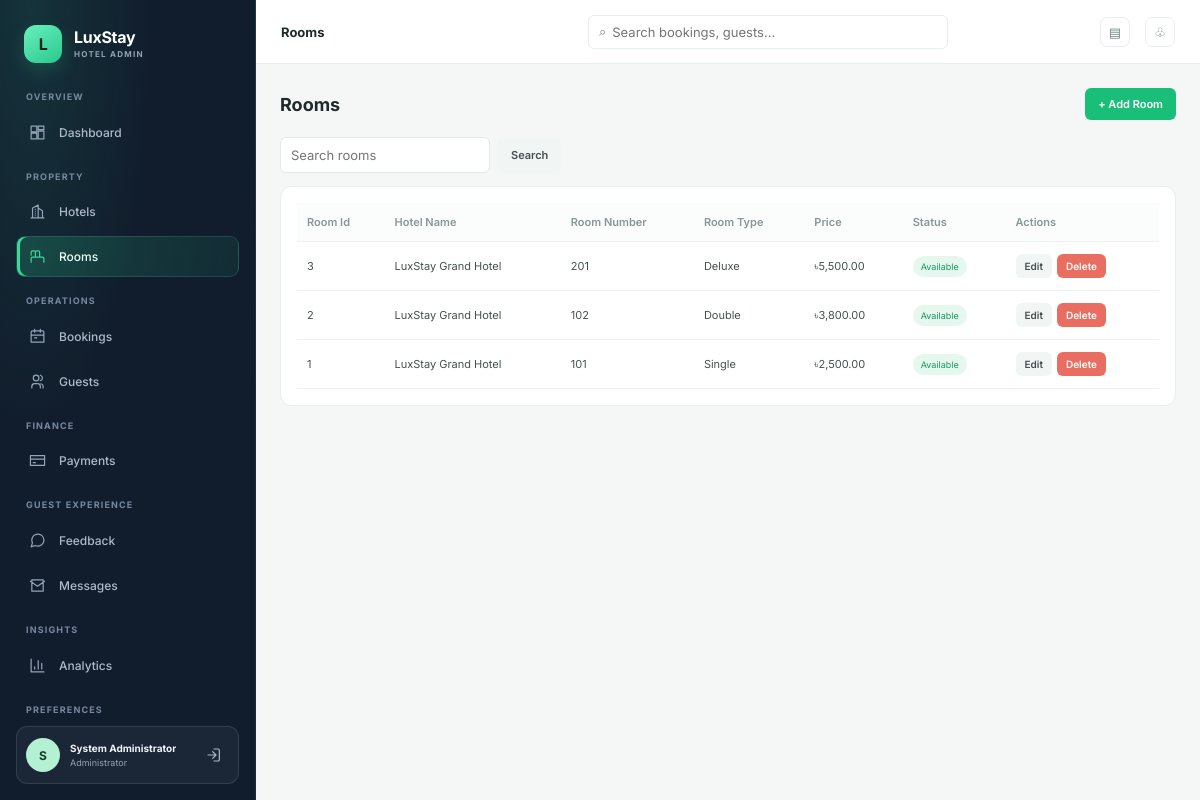
Screenshot of /admin/rooms.php (signed in) with the database file from the repository.
### tables this page shows
CREATE TABLE IF NOT EXISTS room (
 room_id INT UNSIGNED AUTO_INCREMENT PRIMARY KEY, hotel_id INT UNSIGNED NOT NULL,
 room_number VARCHAR(20) NOT NULL, room_type VARCHAR(80) NOT NULL, room_description TEXT,
 price DECIMAL(10,2) NOT NULL, status ENUM('available','occupied','maintenance','inactive') NOT NULL DEFAULT 'available',
 created_at TIMESTAMP DEFAULT CURRENT_TIMESTAMP, UNIQUE KEY uq_room_hotel_number(hotel_id,room_number),
 CONSTRAINT fk_room_hotel FOREIGN KEY(hotel_id) REFERENCES hotel(hotel_id) ON UPDATE CASCADE ON DELETE CASCADE,
 CONSTRAINT chk_room_price CHECK(price>=0), INDEX idx_room_hotel_status(hotel_id,status)
);

CREATE TABLE IF NOT EXISTS hotel (
 hotel_id INT UNSIGNED AUTO_INCREMENT PRIMARY KEY, admin_id INT UNSIGNED NOT NULL,
 hotel_name VARCHAR(150) NOT NULL, hotel_address VARCHAR(255) NOT NULL, hotel_type VARCHAR(80) NOT NULL,
 created_at TIMESTAMP DEFAULT CURRENT_TIMESTAMP,
 CONSTRAINT fk_hotel_admin FOREIGN KEY(admin_id) REFERENCES admin(admin_id) ON UPDATE CASCADE ON DELETE RESTRICT,
 INDEX idx_hotel_admin(admin_id)
);

### admin/rooms.php (called while the page is built)
<?php $resource="rooms"; require __DIR__."/_crud.php"; ?>

### admin/_crud.php (the view, shortened to what this page needs)
<?php
require_once __DIR__ . '/../config/database.php';
require_once __DIR__ . '/../includes/functions.php';
$dropdown_types = ['hotel', 'user', 'room', 'room_status', 'booking_status',
                   'booking_type', 'payment_status', 'payment_method'];
$page = basename($_SERVER['SCRIPT_NAME'], '.php');
$config = $pages[$page];
$pk = $config['pk'];
$action = $_GET['action'] ?? 'list';
$id = (int)($_GET['id'] ?? 0);
$row = [];
admin_header($config['title'], $page);
?>
<div class="page-head">
    <h2><?= e($config['title']) ?></h2>
    <?php if ($action === 'list' && in_array($page, ['hotels', 'rooms', 'bookings'], true)): ?>
        <a class="btn" href="?action=new">+ Add <?= e(rtrim($config['title'], 's')) ?></a>
    <?php else: ?>
        <a class="btn secondary" href="<?= $page ?>.php">← Back to list</a>
    <?php endif; ?>
</div>
<?php if ($action === 'new' || $action === 'edit'): ?>
    <div class="panel">
        <form method="post">
            <?= csrf_field() ?>
            <input type="hidden" name="do" value="save">
            <input type="hidden" name="id" value="<?= $id ?>">
            <div class="form-grid">
                <?php foreach ($config['fields'] as $name => $field): ?>
                    <?php
                    $label = $field[0];
                    $type = $field[1];
                    $required = $field[2] ? 'required' : '';
                    $value = $row[$name] ?? '';
                    ?>
                    <div class="form-group">
                        <label><?= e($label) ?></label>
                        <?php if (in_array($type, $dropdown_types, true)): ?>
                            <select name="<?= e($name) ?>" <?= $required ?>>
                                <option value="">Select…</option>
                                <?php foreach (get_options($pdo, $type) as $option): ?>
                                    <option value="<?= e($option['id']) ?>"
                                        <?= ((string)$value === (string)$option['id']) ? 'selected' : '' ?>>
                                        <?= e($option['label']) ?>
                                    </option>
                                <?php endforeach; ?>
                            </select>
                        <?php elseif ($type === 'textarea'): ?>
                            <textarea name="<?= e($name) ?>" rows="4"><?= e($value) ?></textarea>
                        <?php else: ?>
                            <input type="<?= e($type) ?>" name="<?= e($name) ?>" value="<?= e($value) ?>"
                                <?= $required ?> <?= ($type === 'number') ? 'min="0" step="0.01"' : '' ?>>
                        <?php endif; ?>
                    </div>
                <?php endforeach; ?>
            </div>
            <div class="form-actions">
                <button class="btn">Save changes</button>
                <a class="btn secondary" href="<?= $page ?>.php">Cancel</a>
            </div>
        </form>
    </div>
<?php else: ?>
    <?php
    $search = trim($_GET['q'] ?? '');
    $rows = $pdo->query($config['sql'])->fetchAll();
    ?>
    <form class="filters" method="get">
        <input name="q" value="<?= e($search) ?>" placeholder="Search <?= e(strtolower($config['title'])) ?>">
        <button class="btn secondary">Search</button>
    </form>
    <div class="list-panel">
        <table class="data-table">
            <thead>
                <tr>
                    <?php foreach ($config['list'] as $column): ?>
                        <th><?= e(ucwords(str_replace('_', ' ', $column))) ?></th>
                    <?php endforeach; ?>
                    <th>Actions</th>
                </tr>
            </thead>
            <tbody>
                <?php foreach ($rows as $r): ?>
                    <tr>
                        <?php foreach ($config['list'] as $column): ?>
                            <td>
                                <?php if (in_array($column, ['booking_status', 'payment_status', 'status'], true)): ?>
                                    <span class="pill <?= e($r[$column]) ?>"><?= e(str_replace('_', ' ', $r[$column])) ?></span>
                                <?php elseif ($column === 'price' || $column === 'amount'): ?>
                                    <?= money($r[$column]) ?>
                                <?php elseif ($column === 'message'): ?>
                                    <?= e(mb_strimwidth((string)$r[$column], 0, 75, '…')) ?>
                                <?php else: ?>
                                    <?= e($r[$column] ?? '—') ?>
                                <?php endif; ?>
                            </td>
                        <?php endforeach; ?>
                        <td>
                            <div style="display:flex;gap:5px;align-items:center">
                                <?php if ($page === 'payments'): ?>
                                    <a class="btn secondary small" href="?action=edit&id=<?= $r[$pk] ?>">Update</a>
                                <?php elseif ($page !== 'feedback'): ?>
                                    <a class="btn secondary small" href="?action=edit&id=<?= $r[$pk] ?>">Edit</a>
                                <?php endif; ?>
                                <?php if (in_array($page, ['hotels', 'rooms', 'feedback'], true)): ?>
                                    <form method="post" onsubmit="return confirm('Delete this record?')">
                                        <button class="btn danger small">Delete</button>
                                    </form>
                                <?php endif; ?>
                            </div>
                        </td>
                    </tr>
                <?php endforeach; ?>
            </tbody>
        </table>
    </div>
<?php endif; ?>
<?php admin_footer(); ?>

### includes/functions.php (shortened to what this page needs)
<?php
function e($value): string
{
    return htmlspecialchars((string)$value, ENT_QUOTES | ENT_SUBSTITUTE, 'UTF-8');
}
function money($amount): string
{
    return '৳' . number_format((float)$amount, 2);
}
function admin_header(string $title, string $active = 'dashboard'): void
{
    $menu = [
        'Overview' => [
            'dashboard' => ['Dashboard', 'dashboard.php', 'M3 3h8v8H3z M13 3h8v5h-8z M13 10h8v11h-8z M3 13h8v8H3z'],
        ],
        'Property' => [
            'hotels' => ['Hotels', 'hotels.php', 'M3 21h18 M5 21V7l8-4v18 M19 21V11l-6-4 M9 9v.01 M9 12v.01 M9 15v.01 M9 18v.01'],
            'rooms' => ['Rooms', 'rooms.php', 'M3 10V6a2 2 0 0 1 2-2h2a2 2 0 0 1 2 2v4 M3 18v-3a2 2 0 0 1 2-2h14a2 2 0 0 1 2 2v3 M3 18v2 M21 18v2 M9 13V6a2 2 0 0 1 2-2h2a2 2 0 0 1 2 2v7'],
        ],
        'Operations' => [
            'bookings' => ['Bookings', 'bookings.php', 'M8 2v4 M16 2v4 M3 10h18 M5 4h14a2 2 0 0 1 2 2v14H3V6a2 2 0 0 1 2-2z M8 14h3'],
            'guests' => ['Guests', 'guests.php', 'M16 21v-2a4 4 0 0 0-4-4H8a4 4 0 0 0-4 4v2 M10 11a4 4 0 1 0 0-8 4 4 0 0 0 0 8 M20 21v-2a4 4 0 0 0-3-3.87 M16 3.13a4 4 0 0 1 0 7.75'],
        ],
        'Finance' => [
            'payments' => ['Payments', 'payments.php', 'M2 5h20v14H2z M2 10h20 M6 15h3'],
        ],
        'Guest experience' => [
            'feedback' => ['Feedback', 'feedback.php', 'M21 11.5a8.4 8.4 0 0 1-.9 3.8 8.5 8.5 0 0 1-7.6 4.7 8.4 8.4 0 0 1-3.8-.9L3 21l1.9-5.7a8.4 8.4 0 0 1-.9-3.8 8.5 8.5 0 0 1 4.7-7.6 8.4 8.4 0 0 1 3.8-.9h.5a8.5 8.5 0 0 1 8 8z'],
            'messages' => ['Messages', 'messages.php', 'M4 4h16v16H4z M22 6l-10 7L2 6'],
        ],
        'Insights' => [
            'analytics' => ['Analytics', 'analytics.php', 'M3 3v18h18 M18 17V9 M13 17V5 M8 17v-3'],
        ],
        'Preferences' => [
            'settings' => ['Settings', 'settings.php', 'M12 8a4 4 0 1 0 0 8 4 4 0 0 0 0-8 M19.4 15a1.7 1.7 0 0 0 .34 1.88l.06.06-1.7 2.94-.08-.02a1.7 1.7 0 0 0-1.72.6l-.05.07h-3.4l-.05-.07a1.7 1.7 0 0 0-1.72-.6l-.08.02-1.7-2.94.06-.06A1.7 1.7 0 0 0 9.7 15l-.09-.02v-3.4l.09-.02a1.7 1.7 0 0 0-.34-1.88l-.06-.06 1.7-2.94.08.02a1.7 1.7 0 0 0 1.72-.6l.05-.07h3.4l.05.07a1.7 1.7 0 0 0 1.72.6l.08-.02 1.7 2.94-.06.06A1.7 1.7 0 0 0 19.4 12l.09.02v3.4z'],
        ],
    ];
    $admin_name = $_SESSION['admin_name'] ?? 'Administrator';
    $first_letter = strtoupper(substr($admin_name, 0, 1));
    ?>
<!doctype html>
<html lang="en">
<head>
    <link rel="stylesheet" href="../assets/css/admin.css">
    <link rel="stylesheet" href="../assets/css/admin-sidebar.css">
</head>
<body>
<div class="admin-shell">
    <aside class="sidebar">
        <a class="admin-brand" href="dashboard.php" aria-label="LuxStay Admin dashboard">
            <span class="brand-mark">L</span>
            <span class="brand-copy"><b>LuxStay</b><small>HOTEL ADMIN</small></span>
        </a>
        <nav class="side-nav" aria-label="Primary navigation">
            <?php foreach ($menu as $section => $items): ?>
                <div class="nav-section">
                    <h2><?= e($section) ?></h2>
                    <?php foreach ($items as $key => $item): ?>
                        <a class="<?= $active === $key ? 'active' : '' ?>"
                           href="<?= e($item[1]) ?>"
                           <?= $active === $key ? 'aria-current="page"' : '' ?>>
                            <span class="nav-icon" aria-hidden="true">
                                <svg viewBox="0 0 24 24" fill="none" stroke="currentColor" stroke-width="1.7" stroke-linecap="round" stroke-linejoin="round">
                                    <path d="<?= e($item[2]) ?>"></path>
                                </svg>
                            </span>
                            <span><?= e($item[0]) ?></span>
                        </a>
                    <?php endforeach; ?>
                </div>
            <?php endforeach; ?>
        </nav>
        <div class="sidebar-user">
            <div class="avatar"><?= e($first_letter) ?></div>
            <div class="sidebar-user-copy"><b><?= e($admin_name) ?></b><small>Administrator</small></div>
            <a href="logout.php" title="Sign out" aria-label="Sign out">
                <svg viewBox="0 0 24 24" fill="none" stroke="currentColor" stroke-width="1.8" stroke-linecap="round" stroke-linejoin="round" aria-hidden="true">
                    <path d="M10 17l5-5-5-5 M15 12H3 M12 3h6a2 2 0 0 1 2 2v14a2 2 0 0 1-2 2h-6"></path>
                </svg>
            </a>
        </div>
    </aside>
    <main class="admin-main">
        <header class="topbar">
            <div class="top-title"><?= e($title) ?></div>
            <form class="top-search" action="bookings.php" method="get">
                <span>⌕</span><input name="q" placeholder="Search bookings, guests...">
            </form>
            <a class="top-icon" href="messages.php" aria-label="Messages">▤</a>
            <a class="top-icon" href="settings.php" aria-label="Settings">♧</a>
        </header>
        <div class="admin-content">
    <?php
}
function admin_footer(): void
{
    echo '</div></main></div></body></html>';
}

### assets/css/admin.css (style rules this page uses)
:root { --green:#19bf78;--ink:#202a2a;--muted:#8a9697;--line:#e9eeee;--bg:#f5f7f7 }
* { box-sizing:border-box }
body { margin:0;background:var(--bg);font:13px Inter,Arial,sans-serif;color:var(--ink) }
a { color:inherit;text-decoration:none }
.admin-shell { min-height:100vh;display:flex }
.sidebar { width:218px;background:#fff;border-right:1px solid var(--line);padding:22px 15px 16px;display:flex;flex-direction:column;position:fixed;inset:0 auto 0 0;z-index:5 }
.admin-brand { display:flex;align-items:center;gap:10px;font-size:18px;font-weight:700;padding:3px 5px 27px }
.brand-mark { height:29px;width:29px;border-radius:50%;background:#202a2a;color:#fff;display:grid;place-items:center;font-weight:700 }
.side-nav { display:grid;gap:5px }
.side-nav a { display:flex;align-items:center;gap:12px;padding:11px 10px;border-radius:6px;color:#536061;font-size:12px }
.side-nav a.active,.side-nav a:hover { background:var(--green);color:#fff }
.nav-icon { width:16px;font-size:11px;opacity:.8 }
.sidebar-user { margin-top:auto;border:1px solid var(--line);border-radius:8px;padding:9px;display:flex;align-items:center;gap:9px }
.sidebar-user .avatar,.avatar { width:30px;height:30px;border-radius:50%;background:#f7d69c;display:grid;place-items:center;font-weight:700;color:#70501d }
.sidebar-user b { display:block;font-size:10px }
.sidebar-user small { display:block;color:var(--muted);font-size:9px;margin-top:3px }
.sidebar-user>a { margin-left:auto }
.admin-main { margin-left:218px;width:calc(100% - 218px);min-width:0 }
.topbar { height:64px;background:#fff;border-bottom:1px solid var(--line);display:flex;align-items:center;padding:0 25px;gap:15px;position:sticky;top:0;z-index:3 }
.top-title { font-weight:700;min-width:155px }
.top-search { margin:auto;width:min(360px,45%);height:34px;border:1px solid var(--line);border-radius:6px;display:flex;align-items:center;padding:0 10px;color:#7c8989 }
.top-search input { border:0;outline:0;width:100%;padding:6px;background:transparent;font:inherit }
.top-icon { height:30px;width:30px;border:1px solid var(--line);border-radius:7px;display:grid;place-items:center;color:#718080 }
.admin-content { padding:24px;max-width:1500px;margin:auto }
.stat-card,.panel,.list-panel { background:#fff;border:1px solid var(--line);border-radius:11px;padding:16px;min-width:0 }
.btn { display:inline-flex;align-items:center;justify-content:center;padding:9px 13px;border-radius:6px;background:var(--green);color:white;border:0;font:600 11px Inter;cursor:pointer }
.btn.secondary { background:#f1f5f4;color:#455150 }
.btn.danger { background:#e96d61 }
.btn.small { padding:6px 9px;font-size:10px }
.page-head { display:flex;justify-content:space-between;align-items:center;margin-bottom:17px }
.page-head h2 { font-size:18px;margin:0 }
.list-panel { overflow:auto }
.data-table { width:100%;border-collapse:collapse;min-width:650px }
.data-table th,.data-table td { text-align:left;padding:12px 10px;border-bottom:1px solid #eef1f1;font-size:11px;vertical-align:middle }
.data-table th { color:#8a9697;font-weight:600;background:#fbfcfc }
.data-table td { color:#455150 }
.pill { display:inline-block;padding:5px 8px;border-radius:20px;background:#e6f8ee;color:#159b60;font-size:9px;text-transform:capitalize }
.filters { display:flex;gap:8px;flex-wrap:wrap;margin-bottom:13px }
.filters input,.filters select,.form-control { border:1px solid #e2e9e8;border-radius:6px;padding:9px 10px;font:inherit;background:#fff }
.filters input { min-width:190px }

### rows the page displays
room: room_id "3", hotel.hotel_name "LuxStay Grand Hotel", room_number "201", room_type "Deluxe", price "৳5,500.00", status "Available"
room: room_id "2", hotel.hotel_name "LuxStay Grand Hotel", room_number "102", room_type "Double", price "৳3,800.00", status "Available"
room: room_id "1", hotel.hotel_name "LuxStay Grand Hotel", room_number "101", room_type "Single", price "৳2,500.00", status "Available"

### other values shown
$section "OVERVIEW"
$item[0] "Dashboard"
$section "PROPERTY"
$item[0] "Hotels"
$item[0] "Rooms"
$section "OPERATIONS"
$item[0] "Bookings"
$item[0] "Guests"
$section "FINANCE"
$item[0] "Payments"
$section "GUEST EXPERIENCE"
$item[0] "Feedback"
$item[0] "Messages"
$section "INSIGHTS"
$item[0] "Analytics"
